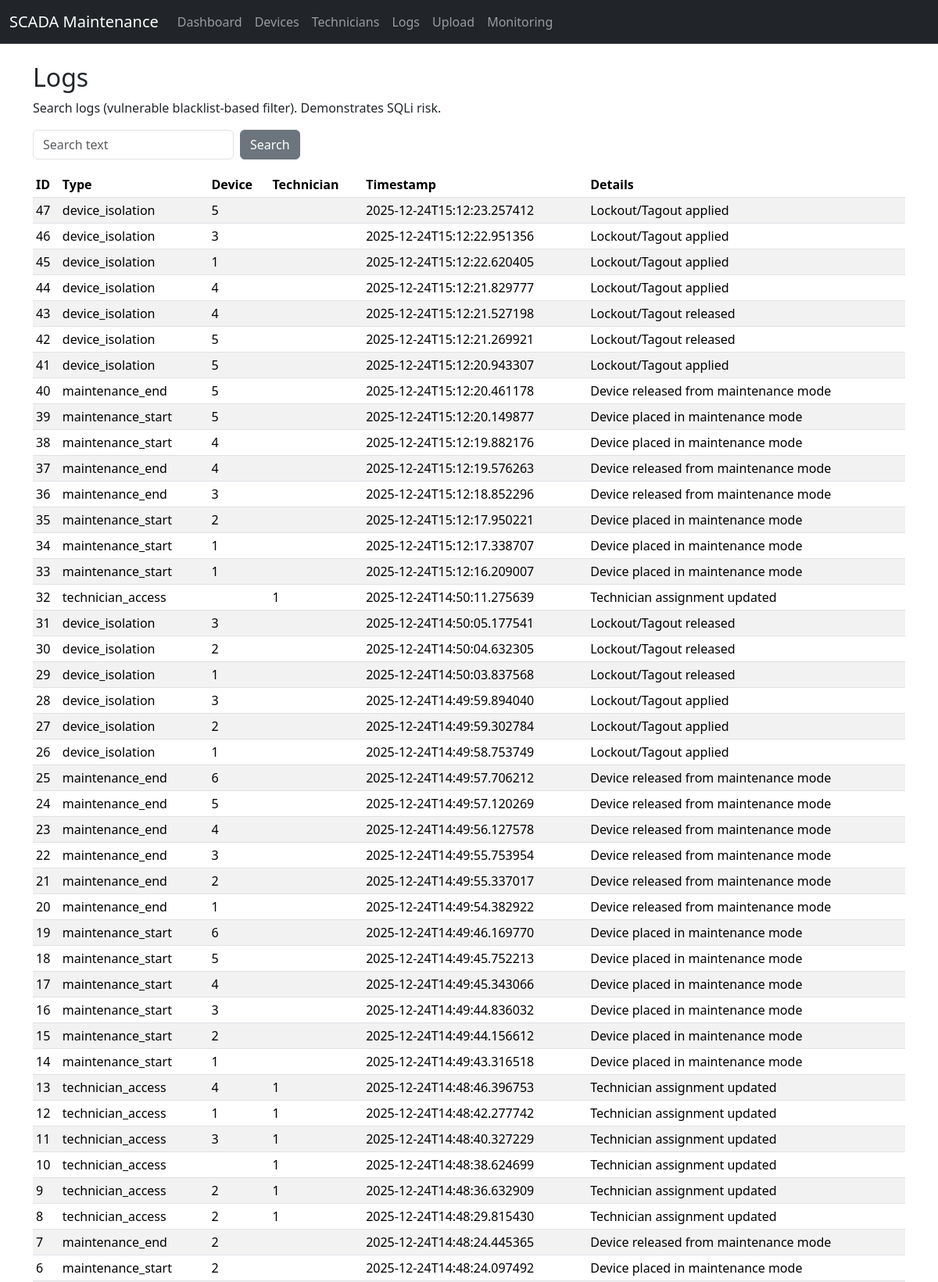
Page /logs (upper part) on the committed database.
### tables this page shows
CREATE TABLE logs (
			id INTEGER PRIMARY KEY AUTOINCREMENT,
			type TEXT NOT NULL,
			device_id INTEGER,
			technician_id INTEGER,
			timestamp TEXT NOT NULL,
			details TEXT,
			FOREIGN KEY (device_id) REFERENCES devices(id),
			FOREIGN KEY (technician_id) REFERENCES technicians(id)
		);

### app.py (the view)
	@app.route("/logs")
	def logs():
		q = request.args.get("q", "")
		conn = get_conn()
		try:
			cur = conn.cursor()
			if q:
				blacklist = [
					"SELECT", "UNION", "OR", "AND", "INSERT", "UPDATE", "DELETE", "DROP", "ALTER",
					"CREATE", "FROM", "WHERE", "LIKE", "GROUP", "BY", "ORDER", "HAVING", "JOIN",
					"LEFT", "RIGHT", "OUTER", "INNER", "LIMIT", "OFFSET", ";", "--", "/*", "*/",
					"XP_CMDSHELL", "SLEEP", "BENCHMARK", "CHAR", "NCHAR", "NVARCHAR", "CAST", "CONVERT",
				]
				filtered = q
				for kw in blacklist:
					filtered = re.sub(re.escape(kw), "", filtered, flags=re.IGNORECASE)
				sql = f"SELECT * FROM logs WHERE details LIKE '%{filtered}%' OR type LIKE '%{filtered}%'"
				try:
					cur.execute(sql)
					rows = cur.fetchall()
				except Exception as e:
					rows = []
					flash(f"Query error: {e}", "danger")
			else:
				cur.execute("SELECT * FROM logs ORDER BY timestamp DESC LIMIT 100")
				rows = cur.fetchall()
			return render_template("logs.html", rows=rows, q=q)
		finally:
			conn.close()

### database_setup.py (called while the page is built)
def get_conn():
	conn = sqlite3.connect(DB_PATH, timeout=10.0)
	conn.row_factory = sqlite3.Row
	conn.execute("PRAGMA journal_mode=WAL")
	return conn

### templates/logs.html
{% extends "base.html" %}
{% block content %}
<h2>Logs</h2>
<p>Search logs (vulnerable blacklist-based filter). Demonstrates SQLi risk.</p>
<form method="get" class="row g-2 mb-3">
  <div class="col-auto">
    <input class="form-control" type="text" name="q" value="{{ q }}" placeholder="Search text" />
  </div>
  <div class="col-auto">
    <button class="btn btn-secondary">Search</button>
  </div>
</form>
<table class="table table-sm table-striped">
  <thead><tr><th>ID</th><th>Type</th><th>Device</th><th>Technician</th><th>Timestamp</th><th>Details</th></tr></thead>
  <tbody>
    {% for r in rows %}
    <tr>
      <td>{{ r.id }}</td>
      <td>{{ r.type }}</td>
      <td>{{ r.device_id or '' }}</td>
      <td>{{ r.technician_id or '' }}</td>
      <td>{{ r.timestamp }}</td>
      <td>{{ r.details }}</td>
    </tr>
    {% endfor %}
  </tbody>
</table>
{% endblock %}

### rows in the picture
logs: id "47", type "device_isolation", device "5", timestamp "2025-12-24T15:12:23.257412", details "Lockout/Tagout applied"
logs: id "46", type "device_isolation", device "3", timestamp "2025-12-24T15:12:22.951356", details "Lockout/Tagout applied"
logs: id "45", type "device_isolation", device "1", timestamp "2025-12-24T15:12:22.620405", details "Lockout/Tagout applied"
logs: id "44", type "device_isolation", device "4", timestamp "2025-12-24T15:12:21.829777", details "Lockout/Tagout applied"
logs: id "43", type "device_isolation", device "4", timestamp "2025-12-24T15:12:21.527198", details "Lockout/Tagout released"
logs: id "42", type "device_isolation", device "5", timestamp "2025-12-24T15:12:21.269921", details "Lockout/Tagout released"
logs: id "41", type "device_isolation", device "5", timestamp "2025-12-24T15:12:20.943307", details "Lockout/Tagout applied"
logs: id "40", type "maintenance_end", device "5", timestamp "2025-12-24T15:12:20.461178", details "Device released from maintenance mode"
logs: id "39", type "maintenance_start", device "5", timestamp "2025-12-24T15:12:20.149877", details "Device placed in maintenance mode"
logs: id "38", type "maintenance_start", device "4", timestamp "2025-12-24T15:12:19.882176", details "Device placed in maintenance mode"
logs: id "37", type "maintenance_end", device "4", timestamp "2025-12-24T15:12:19.576263", details "Device released from maintenance mode"
logs: id "36", type "maintenance_end", device "3", timestamp "2025-12-24T15:12:18.852296", details "Device released from maintenance mode"
logs: id "35", type "maintenance_start", device "2", timestamp "2025-12-24T15:12:17.950221", details "Device placed in maintenance mode"
logs: id "34", type "maintenance_start", device "1", timestamp "2025-12-24T15:12:17.338707", details "Device placed in maintenance mode"
logs: id "33", type "maintenance_start", device "1", timestamp "2025-12-24T15:12:16.209007", details "Device placed in maintenance mode"
logs: id "32", type "technician_access", technician "1", timestamp "2025-12-24T14:50:11.275639", details "Technician assignment updated"
logs: id "31", type "device_isolation", device "3", timestamp "2025-12-24T14:50:05.177541", details "Lockout/Tagout released"
logs: id "30", type "device_isolation", device "2", timestamp "2025-12-24T14:50:04.632305", details "Lockout/Tagout released"
logs: id "29", type "device_isolation", device "1", timestamp "2025-12-24T14:50:03.837568", details "Lockout/Tagout released"
logs: id "28", type "device_isolation", device "3", timestamp "2025-12-24T14:49:59.894040", details "Lockout/Tagout applied"
logs: id "27", type "device_isolation", device "2", timestamp "2025-12-24T14:49:59.302784", details "Lockout/Tagout applied"
logs: id "26", type "device_isolation", device "1", timestamp "2025-12-24T14:49:58.753749", details "Lockout/Tagout applied"
logs: id "25", type "maintenance_end", device "6", timestamp "2025-12-24T14:49:57.706212", details "Device released from maintenance mode"
logs: id "24", type "maintenance_end", device "5", timestamp "2025-12-24T14:49:57.120269", details "Device released from maintenance mode"
logs: id "23", type "maintenance_end", device "4", timestamp "2025-12-24T14:49:56.127578", details "Device released from maintenance mode"
logs: id "22", type "maintenance_end", device "3", timestamp "2025-12-24T14:49:55.753954", details "Device released from maintenance mode"
logs: id "21", type "maintenance_end", device "2", timestamp "2025-12-24T14:49:55.337017", details "Device released from maintenance mode"
logs: id "20", type "maintenance_end", device "1", timestamp "2025-12-24T14:49:54.382922", details "Device released from maintenance mode"
logs: id "19", type "maintenance_start", device "6", timestamp "2025-12-24T14:49:46.169770", details "Device placed in maintenance mode"
logs: id "18", type "maintenance_start", device "5", timestamp "2025-12-24T14:49:45.752213", details "Device placed in maintenance mode"
logs: id "17", type "maintenance_start", device "4", timestamp "2025-12-24T14:49:45.343066", details "Device placed in maintenance mode"
logs: id "16", type "maintenance_start", device "3", timestamp "2025-12-24T14:49:44.836032", details "Device placed in maintenance mode"
logs: id "15", type "maintenance_start", device "2", timestamp "2025-12-24T14:49:44.156612", details "Device placed in maintenance mode"
logs: id "14", type "maintenance_start", device "1", timestamp "2025-12-24T14:49:43.316518", details "Device placed in maintenance mode"
logs: id "13", type "technician_access", device "4", technician "1", timestamp "2025-12-24T14:48:46.396753", details "Technician assignment updated"
logs: id "12", type "technician_access", device "1", technician "1", timestamp "2025-12-24T14:48:42.277742", details "Technician assignment updated"
logs: id "11", type "technician_access", device "3", technician "1", timestamp "2025-12-24T14:48:40.327229", details "Technician assignment updated"
logs: id "10", type "technician_access", technician "1", timestamp "2025-12-24T14:48:38.624699", details "Technician assignment updated"
logs: id "9", type "technician_access", device "2", technician "1", timestamp "2025-12-24T14:48:36.632909", details "Technician assignment updated"
logs: id "8", type "technician_access", device "2", technician "1", timestamp "2025-12-24T14:48:29.815430", details "Technician assignment updated"
logs: id "7", type "maintenance_end", device "2", timestamp "2025-12-24T14:48:24.445365", details "Device released from maintenance mode"
logs: id "6", type "maintenance_start", device "2", timestamp "2025-12-24T14:48:24.097492", details "Device placed in maintenance mode"
